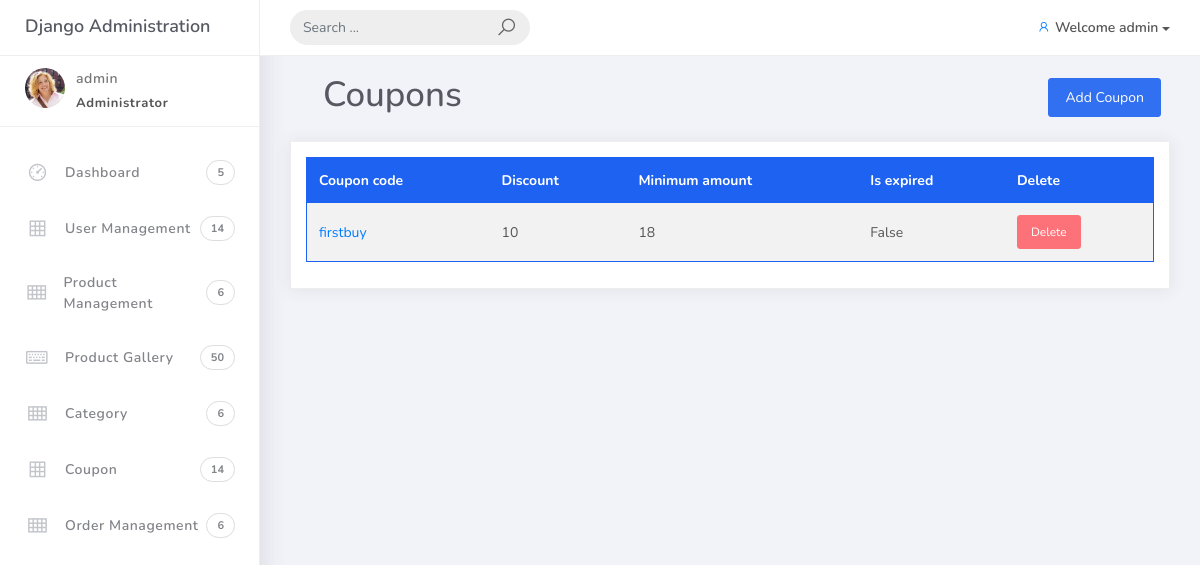
Screenshot of /customadmin/coupon (signed in) with the database file from the repository.
### accounts/models.py (models this page shows, shortened)
class Account(AbstractBaseUser):
    first_name = models.CharField(max_length=50)
    last_name = models.CharField(max_length=50)
    username = models.CharField(max_length=50, unique=True)
    email = models.EmailField(max_length=100, unique=True)
    phone_number = models.CharField(max_length=15, default='')
    address_line_1 = models.CharField(max_length=200, blank=True)
    address_line_2 = models.CharField(max_length=200, blank=True)
    profile_picture = models.ImageField(blank=True, upload_to='userprofile')
    city = models.CharField(max_length=20, blank=True)
    state = models.CharField(max_length=20, blank=True)
    country = models.CharField(max_length=20, blank=True)
    wallet= models.DecimalField(max_digits=10, decimal_places=2, default=0.00)
    date_joined = models.DateTimeField(auto_now_add=True)
    last_login = models.DateTimeField(auto_now_add=True)
    is_active = models.BooleanField(default=True)
    is_admin = models.BooleanField(default=False)
    is_staff = models.BooleanField(default=False)
    is_superadmin = models.BooleanField(default=False)
    is_verified = models.BooleanField(default=False)
    is_blocked = models.BooleanField(default=False)
    USERNAME_FIELD = 'email'
    REQUIRED_FIELDS = ['username', 'first_name', 'last_name']
    objects = MyAccountManager()

### store/models.py (models this page shows, shortened)
class Coupon(models.Model):
    coupon_code = models.CharField(max_length=20)
    is_expired = models.BooleanField(default=False)
    discount = models.IntegerField(default=100)
    minimum_amount = models.IntegerField(default=500)

### customadmin/views.py (the view)
# urls.py: path('coupon', views.coupon, name='coupon'),
@user_passes_test(user_is_admin, login_url='/customadmin/admin_login')
@login_required(login_url='/customadmin/admin_login')
@never_cache
def coupon(request):
    coupons = Coupon.objects.all()
    context = {
        'coupons':coupons,
    }
    return render(request,'admin/coupon.html', context)

### carts/context_processors.py (called while the page is built, shortened)
def counter(request):
    cart_count = 0
    if 'admin' in request.path:
        return {}
    return dict(cart_count=cart_count)

def wishlist_counter(request):
    wishlist_count = 0
    if 'admin' in request.path:
        return {}
    return {'wishlist_count': wishlist_count}

### category/context_processors.py (called while the page is built)
def menu_links(request):
    links = Category.objects.all()
    return dict(links=links)

### customadmin/views.py (called while the page is built)
def user_is_admin(user):
    return  user.is_staff

### templates/admin/coupon.html
{% extends "admin/base1.html" %}
{% block content %}
<div class="ml-5">
    <div class="row ">
        <div class="col float-left">
            <h3>Coupons</h3>
        </div>
        <div class="col float-right m-4">
            <a href="{% url 'add_coupon' %}"><button type='submit' class="btn btn-primary float-right ">Add Coupon</button></a>
        </div>
    </div>
</div>
<div class="col">
    <div class="card">
        <div class="card-body">
            <table class="table table-head-bg-primary table-striped table-hover">
                <thead>
                    <tr>
                        <th scope="col">Coupon code</th>
                        <th scope="col">Discount</th>
                        <th scope="col">Minimum amount</th>
                        <th scope="col">Is expired</th>
                        <th scope="col">Delete</th>
                    </tr>
                </thead>
                <tbody>
                    {% for coupon in coupons %}
                    <tr>
                        <td><a href='{% url 'edit_coupon' coupon.id %}'>{{ coupon.coupon_code }}</a></td>
                        <td>{{ coupon.discount }}</td>
                        <td>{{ coupon.minimum_amount }}</td>
                        <td>{{ coupon.is_expired }}</td>
                        {% if  coupon.is_expired %}
                        <td><a href="{% url 'undelete_coupon' coupon.pk %}" class="btn btn-primary btn-sm">Add </a></td>
                        {% else %}
                        <td><a href="{% url 'delete_coupon' coupon.pk %}" class="btn btn-danger btn-sm">Delete </a></td>
                        {% endif %}
                    </tr>
                    {% endfor %}
                </tbody>
            </table>
        </div>
    </div>
</div>
{% endblock content %}

### templates/admin/admin_nav.html (shortened to what this page needs)
{% load static %}
<div class="wrapper">
    <div class="main-header">
        <div class="logo-header">
            <a href="index.html" class="logo">
                Django Administration
            </a>
        </div>
        <nav class="navbar navbar-header navbar-expand-lg">
            <div class="container-fluid">
                <form class="navbar-left navbar-form nav-search mr-md-3" action="">
                    <div class="input-group">
                        <input type="text" placeholder="Search ..." class="form-control">
                        <div class="input-group-append">
                            <span class="input-group-text">
                                <i class="la la-search search-icon"></i>
                            </span>
                        </div>
                    </div>
                </form>
                <ul class="navbar-nav topbar-nav ml-md-auto align-items-center">
                    <li class="nav-item dropdown show">
                        <a class="dropdown-toggle profile-pic" data-toggle="dropdown" href="#" aria-expanded="false">
                            {% if usre.image %}
                            <img src="{{ user.image }}" width="36"
                            class="img-circle">
                            {% else %}
                            <i class="la la-user"></i>
                            {% endif %}
                           <span class='p-0'>Welcome {{ user.username }}</span> </a>
                    </li>
                </ul>
            </div>
        </nav>
    </div>
    <div class="sidebar">
        <div class="scrollbar-inner sidebar-wrapper">
            <div class="user">
                {% if user.profile_picture %}
                <div class="photo">
                </div>
                {% endif %}
                <div class="info">
                    <a data-toggle="collapse" href="#collapseExample" aria-expanded="true">
                        <span>
                            {{ user.username }}
                            <span class="user-level">Administrator</span>
                        </span>
                    </a>
                </div>
            </div>
            <ul class="nav">
                <li class="nav-item {% if request.path == '/admin_dashboard/' %}active{% endif %}">
                    <a href="{% url 'admin_dashboard' %}">
                        <i class="la la-dashboard"></i>
                        <p>Dashboard</p>
                        <span class="badge badge-count">5</span>
                    </a>
                </li>
                <li class="nav-item {% if request.path == '/user_management/' %}active{% endif %} ">
                    <a href="{% url 'user_management' %}">
                        <i class="la la-table"></i>
                        <p>User Management</p>
                        <span class="badge badge-count">14</span>
                    </a>
                </li>
                <li class="nav-item">
                    <a data-toggle="collapse" href="#collapseCategory" aria-expanded="false">
                        <i class="la la-th"></i>
                        <p>Product Management</p>
                        <span class="badge badge-count">6</span>
                    </a>
                </li>
                <li class="nav-item {% if request.path == '/prod_gallery/' %}active{% endif %}">
                    <a href="{% url 'prod_gallery' %}">
                        <i class="la la-keyboard-o"></i>
                        <p>Product Gallery</p>
                        <span class="badge badge-count">50</span>
                    </a>
                </li>
                <li class="nav-item {% if request.path == '/category/' %}active{% endif %}">
                    <a href="{% url 'category' %}">
                        <i class="la la-th"></i>
                        <p>Category</p>
                        <span class="badge badge-count">6</span>
                    </a>
                </li>
                <li class="nav-item {% if request.path == '/coupon/' %}active{% endif %} ">
                    <a href="{% url 'coupon' %}">
                        <i class="la la-table"></i>
                        <p>Coupon </p>
                        <span class="badge badge-count">14</span>
                    </a>
                </li>
                <li class="nav-item ">
                    <a data-toggle="collapse" href="#collapseOrder" aria-expanded="false">
                        <i class="la la-th"></i>
                        <p>Order Management</p>
                        <span class="badge badge-count">6</span>
                    </a>
                </li>
            </ul>
        </div>
    </div>

### rows the page displays
Account: username "admin"
Coupon: coupon_code "firstbuy", discount "10", minimum_amount "18", is_expired "False", shows "Delete"
